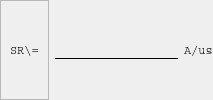
                                 <widget class="QFrame" name="frame_119">
                                  <property name="frameShape">
                                   <enum>QFrame::NoFrame</enum>
                                  </property>
                                  <property name="frameShadow">
                                   <enum>QFrame::Plain</enum>
                                  </property>
                                  <layout class="QHBoxLayout" name="horizontalLayout_32">
                                   <property name="leftMargin">
                                    <number>0</number>
                                   </property>
                                   <property name="topMargin">
                                    <number>0</number>
                                   </property>
                                   <property name="rightMargin">
                                    <number>0</number>
                                   </property>
                                   <property name="bottomMargin">
                                    <number>0</number>
                                   </property>
                                   <item>
                                    <widget class="QFrame" name="frame_120">
                                     <property name="frameShape">
                                      <enum>QFrame::StyledPanel</enum>
                                     </property>
                                     <property name="frameShadow">
                                      <enum>QFrame::Raised</enum>
                                     </property>
                                     <layout class="QVBoxLayout" name="verticalLayout_77">
                                      <item>
                                       <widget class="QLabel" name="label_47">
                                        <property name="font">
                                         <font>
                                          <family>Courier</family>
                                         </font>
                                        </property>
                                        <property name="text">
                                         <string>SR\=</string>
                                        </property>
                                       </widget>
                                      </item>
                                     </layout>
                                    </widget>
                                   </item>
                                   <item>
                                    <widget class="QFrame" name="frame_121">
                                     <property name="frameShape">
                                      <enum>QFrame::NoFrame</enum>
                                     </property>
                                     <property name="frameShadow">
                                      <enum>QFrame::Plain</enum>
                                     </property>
                                     <layout class="QHBoxLayout" name="horizontalLayout_33">
                                      <property name="spacing">
                                       <number>0</number>
                                      </property>
                                      <property name="leftMargin">
                                       <number>0</number>
                                      </property>
                                      <property name="topMargin">
                                       <number>0</number>
                                      </property>
                                      <property name="rightMargin">
                                       <number>0</number>
                                      </property>
                                      <property name="bottomMargin">
                                       <number>0</number>
                                      </property>
                                      <item>
                                       <widget class="QLineEdit" name="lineEdit_15">
                                        <property name="minimumSize">
                                         <size>
                                          <width>50</width>
                                          <height>0</height>
                                         </size>
                                        </property>
                                        <property name="styleSheet">
                                         <string notr="true">QLineEdit{
	border:transparent;
	background: transparent;
	border-bottom: 1px solid black;
	font: 14px;

}


QLineEdit:down-arrow {
    image: url(resources/arrow.png);
	width: 14px;
	height: 14px;
}

QLineEdit QAbstractItemView {

    border: 2px solid darkgray;
    selection-background-color: rgb(174, 255, 193);
	selection-color: black;
	background-color: white;

}</string>
                                        </property>
                                       </widget>
                                      </item>
                                     </layout>
                                    </widget>
                                   </item>
                                   <item>
                                    <widget class="QFrame" name="frame_122">
                                     <property name="frameShape">
                                      <enum>QFrame::NoFrame</enum>
                                     </property>
                                     <property name="frameShadow">
                                      <enum>QFrame::Plain</enum>
                                     </property>
                                     <layout class="QVBoxLayout" name="verticalLayout_78">
                                      <property name="spacing">
                                       <number>0</number>
                                      </property>
                                      <property name="leftMargin">
                                       <number>0</number>
                                      </property>
                                      <property name="topMargin">
                                       <number>0</number>
                                      </property>
                                      <property name="rightMargin">
                                       <number>0</number>
                                      </property>
                                      <property name="bottomMargin">
                                       <number>0</number>
                                      </property>
                                      <item>
                                       <widget class="QLabel" name="label_48">
                                        <property name="font">
                                         <font>
                                          <family>Courier</family>
                                         </font>
                                        </property>
                                        <property name="styleSheet">
                                         <string notr="true">border: transparent;</string>
                                        </property>
                                        <property name="text">
                                         <string>A/us</string>
                                        </property>
                                        <property name="scaledContents">
                                         <bool>true</bool>
                                        </property>
                                       </widget>
                                      </item>
                                     </layout>
                                    </widget>
                                   </item>
                                  </layout>
                                 </widget>
